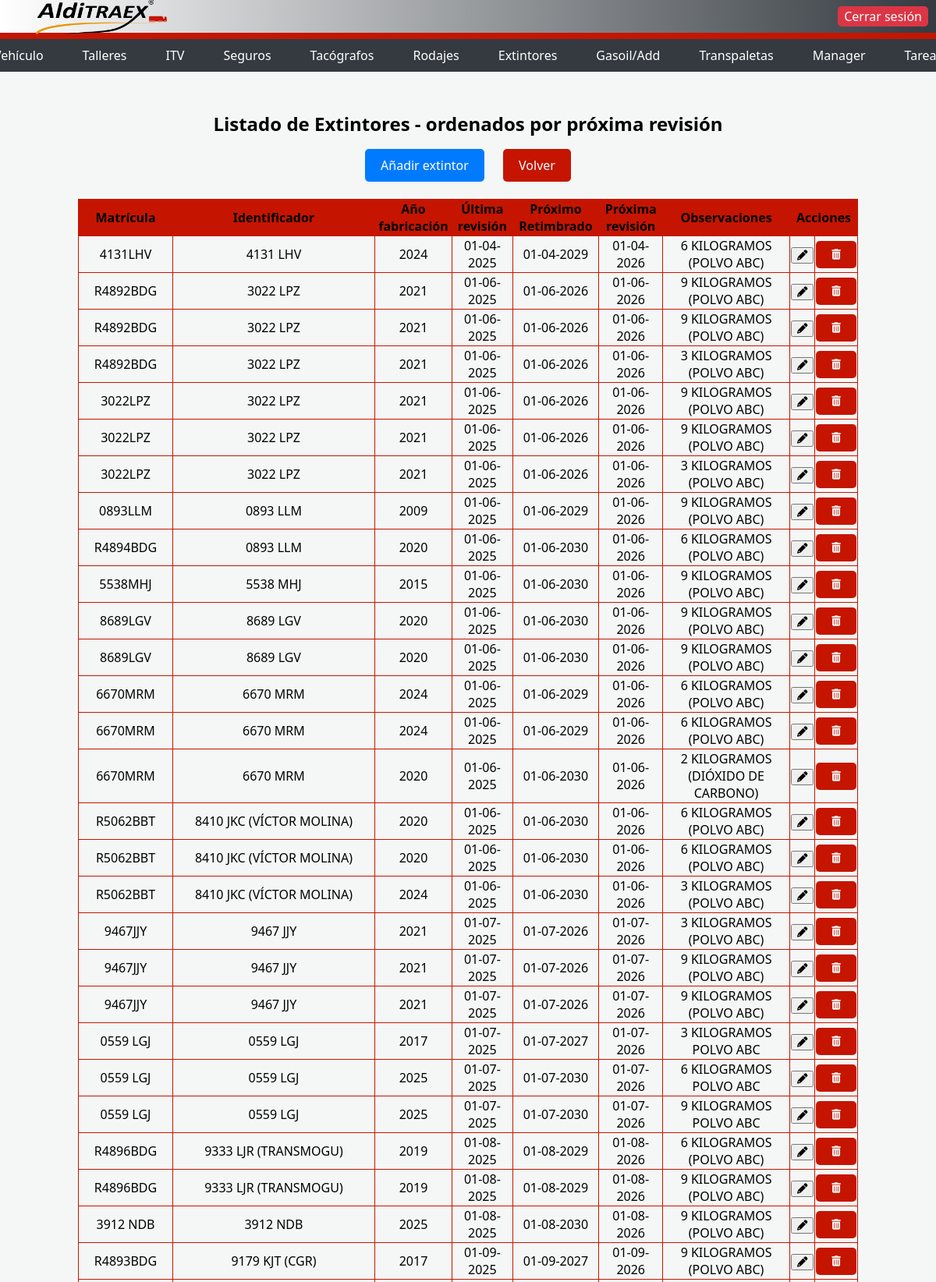
/extintores (signed in, upper part), run on the app's committed database.
### models.py (models this page shows, shortened)
class Extintor(db.Base):
    __tablename__ = "extintor"
    id = Column(Integer, primary_key=True)
    matricula = Column(String(200), ForeignKey('vehiculo.matricula'),nullable=False )
    id_ext = Column(String(200), nullable=False)
    ano_ext = Column(String(200), nullable=False)
    rev_ext = Column(DateTime, nullable=False)
    venc_ret_ext = Column(DateTime, nullable=False)
    venc_ext = Column(DateTime, nullable=False)
    obs_ext = Column(String(200))
    activo = Column(Boolean, default=False)

### extintores/extintores.py (the view)
    @app.route('/extintores')
    @login_required
    def lista_extintores():
        todos_extintores = db.session.query(Extintor).order_by(Extintor.venc_ext.asc()).all()
        return render_template('extintores.html', lista_extintores=todos_extintores)

### db.py (called while the page is built, shortened)
@event.listens_for(engine, "connect")
def _sqlite_varios_procesos(dbapi_connection, connection_record):
    cursor = dbapi_connection.cursor()
    cursor.execute("PRAGMA journal_mode=WAL")
    cursor.fetchone()
    cursor.execute("PRAGMA busy_timeout=30000")
    cursor.close()

def close_session(error=None):
    if not has_request_context():
        return

    def __getattr__(self, name):
        if has_request_context():
            if 'db_session' not in g:
                g.db_session = Session()
                logger.info("Nueva sesion de BD creada para el request")
            return getattr(g.db_session, name)
        temp_session = Session()
        try:
            return getattr(temp_session, name)
        finally:
            temp_session.close()

### main.py (called while the page is built)
def _es_almacen(username):
    return (username or '').strip().lower() == 'almacen'

@app.before_request
def aplicar_permisos_usuario():
    if not current_user.is_authenticated:
        return None
    user = (current_user.username or '').strip().lower()
    path = request.path or '/'
    if _es_almacen(user):
        if path.startswith('/static/') or path in _RUTAS_ALMACEN:
            return None
        return redirect(url_for('scanner_clientes'))
    if path == '/calidad' or path.startswith('/calidad/'):
        if not puede(user, 'calidad'):
            return redirect(url_for('portada'))
    if not tiene_restriccion(user):
        return None
    if ruta_permitida(user, path):
        return None
    return redirect(url_for('portada'))

@login_manager.user_loader
def load_user(user_id):
    return db.session.query(Usuario).filter_by(id=user_id).first()

### permisos.py (called while the page is built, shortened)
def _norm(username: str | None) -> str:
    return (username or "").strip().lower()

def _mods_uncached(username: str) -> frozenset[str] | None:
    if username == USUARIO_FIJO:
        return TODOS_MODULOS

def _mods(username: str | None) -> frozenset[str] | None:
    u = _norm(username)
    if not has_request_context():
        return _mods_uncached(u)
    cache = getattr(g, "_mods_cache", None)
    if cache is None:
        cache = {}
        g._mods_cache = cache
    if u not in cache:
        cache[u] = _mods_uncached(u)
    return cache[u]

def tiene_restriccion(username: str | None) -> bool:
    mods = _mods(username)
    if mods is None:
        return False
    return not (MODULOS_GENERAL <= mods)

### templates/extintores.html (shortened to what this page needs)
<!DOCTYPE html>
<html lang="es">
<head>
    <link rel="stylesheet" href="https://unpkg.com/swiper/swiper-bundle.min.css" />
    <link rel="stylesheet" href="https://cdnjs.cloudflare.com/ajax/libs/font-awesome/6.0.0-beta3/css/all.min.css">
    <link rel="stylesheet" href="{{ url_for('static', filename='main.css') }}">
</head>
<body>
    <div class="top-bar">
        <img src="{{ url_for('static', filename='logo.png') }}" alt="Logo de la empresa">
        <span class="top-user">{{ current_user.username }}</span>
        <a href="/logout" class="top-button">Cerrar sesión</a>
    </div>
    <div class="nav-bar">
        <a href="/vehiculos">Vehículo</a>
        <a href="/talleres">Talleres</a>
        <a href="/itv">ITV</a>
        <a href="/seguros">Seguros</a>
        <a href="/tacografos">Tacógrafos</a>
        <a href="/rodajes">Rodajes</a>
        <a href="/extintores">Extintores</a>
        <a href="/selector">Gasoil/Add</a>
        <a href="/transpaletas">Transpaletas</a>
        {% if current_user.username|lower in ['jmurillo', 'rocio', 'pserrano', 'rrodriguez'] %}
        <a href="/manager">Manager</a>
        <a href="/tareas">Tareas</a>
        {% endif %}
    </div>
    <div class="container">
        <h1>Listado de Extintores - ordenados por próxima revisión</h1>
        <a class="button" href="/formulario_extintor">Añadir extintor</a>
        <a class="button_red" href="/index">Volver</a>
        <table>
            <thead>
                <tr>
                    <th>Matrícula</th>
                    <th>Identificador</th>
                    <th>Año fabricación</th>
                    <th>Última revisión</th>
                    <th>Próximo Retimbrado</th>
                    <th>Próxima revisión</th>
                    <th>Observaciones</th>
                    <th colspan="2">Acciones</th>
                </tr>
            </thead>
            <tbody>
            {% for e in lista_extintores %}
                <tr>
                    <td>{{ e.matricula }}</td>
                    <td>{{ e.id_ext }}</td>
                    <td>{{ e.ano_ext }}</td>
                    <td>{{ e.rev_ext.strftime('%d-%m-%Y') }}</td>
                    <td>{{ e.venc_ret_ext.strftime('%d-%m-%Y') }}</td>
                    <td>{{ e.venc_ext.strftime('%d-%m-%Y') }}</td>
                    <td title="{{ e.obs_ext|e }}">{{ e.obs_ext }}</td>
                    <td><a href="form_editar_extintor/{{ e.id }}" target="_blank">
                        <button type="submit" class="boton-editar"><i class="fas fa-pencil"></i></button>
                    </a></td>
                    {% if current_user.username == "jmurillo" or current_user.username == "javimurillo" %}
                    <td>
                        <form action="/borrar_extintor/{{ e.id }}" method="POST">
                            <button type="submit" class="boton-borrar"><i class="fas fa-trash-alt"></i></button>
                        </form>
                    </td>
                    {% else %}
                    <td></td>
                    {% endif %}
                </tr>
            {% endfor %}
            </tbody>
        </table>
        <br>
    </div>
</body>
</html>

### static/main.css (style rules this page uses)
body { font-family: Arial, sans-serif; margin: 0; padding: 0; background-color: white; width: 100%; height: 50vh; height: 100vh; }
.top-bar { background-color: white; height: 140px; width: 100%; display: flex; justify-content: center; align-items: center; border-bottom: 8px solid #c51500; }
.top-button { position: absolute; top: 100; right: 0; margin: 10px; }
.top-user { position: absolute; top: 0; right: 0; margin: 10px; }
.container { text-align: center; margin-top: 50px; justify-content: center; }
img { width: 400px; height: 120px; }
h1 { margin-top: 20px; font-size: 24px; }
.button { display: inline-block; padding: 10px 20px; margin: 0 10px; background-color: #007bff; color: #fff; text-decoration: none; border-radius: 5px; }
.button_red { display: inline-block; padding: 10px 20px; margin: 0 10px; background-color: #c51500; color: #fff; text-decoration: none; border-radius: 5px; }
tbody { text-align: center; margin-top: 50px; justify-content: center; }
table { text-align: center; margin-top: 50px; justify-content: center; margin: 0 auto; border: 1px solid black; border-collapse: collapse; width: 1000px }
td { text-align: center; margin-top: 50px; justify-content: center; margin: 10 auto; border: 1px solid black; border-collapse: collapse; margin-left: 10px; }
th { text-align: center; margin-top: 50px; justify-content: center; margin: 10 auto; border: 1px solid black; border-collapse: collapse; background-color: #c51500; }
.boton-borrar { background-color: #c51500; color: white; border: none; padding: 10px 20px; cursor: pointer; border-radius: 5px; }
td, th { border: 1px solid #c51500; }

### templates/extintores.html (style rules this page uses)
body { font-family: 'Segoe UI', Tahoma, Geneva, Verdana, sans-serif; background-color: #f4f7f6; margin: 0; padding: 0; }
.top-bar { display: flex; justify-content: space-between; align-items: center; padding: 2px 30px; background: linear-gradient(to right, #ffffff, #343a40); color: white; height: 50px; box-sizing: border-box; }
.top-bar img { width: 200px; height: 45px; object-fit: contain; }
.top-user { font-weight: bold; font-size: 14px; margin-left: auto; margin-right: 20px; }
.top-button { padding: 2px 8px; background-color: #dc3545; color: white; text-decoration: none; border-radius: 5px; transition: background-color 0.3s; }
.nav-bar { background-color: #343a40; padding: 5px 30px; display: flex; justify-content: center; gap: 20px; }
.nav-bar a { color: white; text-decoration: none; font-size: 16px; padding: 5px 15px; border-radius: 5px; transition: background-color 0.3s; }

### data on the page
Extintor: matricula "4131LHV", id_ext "4131 LHV", ano_ext "2024", rev_ext "01-04-2025", venc_ret_ext "01-04-2029", venc_ext "01-04-2026", obs_ext "6 KILOGRAMOS (POLVO ABC)"
Extintor: matricula "R4892BDG", id_ext "3022 LPZ", ano_ext "2021", rev_ext "01-06-2025", venc_ret_ext "01-06-2026", venc_ext "01-06-2026", obs_ext "9 KILOGRAMOS (POLVO ABC)"
Extintor: matricula "R4892BDG", id_ext "3022 LPZ", ano_ext "2021", rev_ext "01-06-2025", venc_ret_ext "01-06-2026", venc_ext "01-06-2026", obs_ext "9 KILOGRAMOS (POLVO ABC)"
Extintor: matricula "R4892BDG", id_ext "3022 LPZ", ano_ext "2021", rev_ext "01-06-2025", venc_ret_ext "01-06-2026", venc_ext "01-06-2026", obs_ext "3 KILOGRAMOS (POLVO ABC)"
Extintor: matricula "3022LPZ", id_ext "3022 LPZ", ano_ext "2021", rev_ext "01-06-2025", venc_ret_ext "01-06-2026", venc_ext "01-06-2026", obs_ext "9 KILOGRAMOS (POLVO ABC)"
Extintor: matricula "3022LPZ", id_ext "3022 LPZ", ano_ext "2021", rev_ext "01-06-2025", venc_ret_ext "01-06-2026", venc_ext "01-06-2026", obs_ext "9 KILOGRAMOS (POLVO ABC)"
Extintor: matricula "3022LPZ", id_ext "3022 LPZ", ano_ext "2021", rev_ext "01-06-2025", venc_ret_ext "01-06-2026", venc_ext "01-06-2026", obs_ext "3 KILOGRAMOS (POLVO ABC)"
Extintor: matricula "0893LLM", id_ext "0893 LLM", ano_ext "2009", rev_ext "01-06-2025", venc_ret_ext "01-06-2029", venc_ext "01-06-2026", obs_ext "9 KILOGRAMOS (POLVO ABC)"
Extintor: matricula "R4894BDG", id_ext "0893 LLM", ano_ext "2020", rev_ext "01-06-2025", venc_ret_ext "01-06-2030", venc_ext "01-06-2026", obs_ext "6 KILOGRAMOS (POLVO ABC)"
Extintor: matricula "5538MHJ", id_ext "5538 MHJ", ano_ext "2015", rev_ext "01-06-2025", venc_ret_ext "01-06-2030", venc_ext "01-06-2026", obs_ext "9 KILOGRAMOS (POLVO ABC)"
Extintor: matricula "8689LGV", id_ext "8689 LGV", ano_ext "2020", rev_ext "01-06-2025", venc_ret_ext "01-06-2030", venc_ext "01-06-2026", obs_ext "9 KILOGRAMOS (POLVO ABC)"
Extintor: matricula "8689LGV", id_ext "8689 LGV", ano_ext "2020", rev_ext "01-06-2025", venc_ret_ext "01-06-2030", venc_ext "01-06-2026", obs_ext "9 KILOGRAMOS (POLVO ABC)"
Extintor: matricula "6670MRM", id_ext "6670 MRM", ano_ext "2024", rev_ext "01-06-2025", venc_ret_ext "01-06-2029", venc_ext "01-06-2026", obs_ext "6 KILOGRAMOS (POLVO ABC)"
Extintor: matricula "6670MRM", id_ext "6670 MRM", ano_ext "2024", rev_ext "01-06-2025", venc_ret_ext "01-06-2029", venc_ext "01-06-2026", obs_ext "6 KILOGRAMOS (POLVO ABC)"
Extintor: matricula "6670MRM", id_ext "6670 MRM", ano_ext "2020", rev_ext "01-06-2025", venc_ret_ext "01-06-2030", venc_ext "01-06-2026", obs_ext "2 KILOGRAMOS (DIÓXIDO DE CARBONO)"
Extintor: matricula "R5062BBT", id_ext "8410 JKC (VÍCTOR MOLINA)", ano_ext "2020", rev_ext "01-06-2025", venc_ret_ext "01-06-2030", venc_ext "01-06-2026", obs_ext "6 KILOGRAMOS (POLVO ABC)"
Extintor: matricula "R5062BBT", id_ext "8410 JKC (VÍCTOR MOLINA)", ano_ext "2020", rev_ext "01-06-2025", venc_ret_ext "01-06-2030", venc_ext "01-06-2026", obs_ext "6 KILOGRAMOS (POLVO ABC)"
Extintor: matricula "R5062BBT", id_ext "8410 JKC (VÍCTOR MOLINA)", ano_ext "2024", rev_ext "01-06-2025", venc_ret_ext "01-06-2030", venc_ext "01-06-2026", obs_ext "3 KILOGRAMOS (POLVO ABC)"
Extintor: matricula "9467JJY", id_ext "9467 JJY", ano_ext "2021", rev_ext "01-07-2025", venc_ret_ext "01-07-2026", venc_ext "01-07-2026", obs_ext "3 KILOGRAMOS (POLVO ABC)"
Extintor: matricula "9467JJY", id_ext "9467 JJY", ano_ext "2021", rev_ext "01-07-2025", venc_ret_ext "01-07-2026", venc_ext "01-07-2026", obs_ext "9 KILOGRAMOS (POLVO ABC)"
Extintor: matricula "9467JJY", id_ext "9467 JJY", ano_ext "2021", rev_ext "01-07-2025", venc_ret_ext "01-07-2026", venc_ext "01-07-2026", obs_ext "9 KILOGRAMOS (POLVO ABC)"
Extintor: matricula "0559 LGJ", id_ext "0559 LGJ", ano_ext "2017", rev_ext "01-07-2025", venc_ret_ext "01-07-2027", venc_ext "01-07-2026", obs_ext "3 KILOGRAMOS POLVO ABC"
Extintor: matricula "0559 LGJ", id_ext "0559 LGJ", ano_ext "2025", rev_ext "01-07-2025", venc_ret_ext "01-07-2030", venc_ext "01-07-2026", obs_ext "6 KILOGRAMOS POLVO ABC"
Extintor: matricula "0559 LGJ", id_ext "0559 LGJ", ano_ext "2025", rev_ext "01-07-2025", venc_ret_ext "01-07-2030", venc_ext "01-07-2026", obs_ext "9 KILOGRAMOS POLVO ABC"
Extintor: matricula "R4896BDG", id_ext "9333 LJR (TRANSMOGU)", ano_ext "2019", rev_ext "01-08-2025", venc_ret_ext "01-08-2029", venc_ext "01-08-2026", obs_ext "6 KILOGRAMOS (POLVO ABC)"
Extintor: matricula "R4896BDG", id_ext "9333 LJR (TRANSMOGU)", ano_ext "2019", rev_ext "01-08-2025", venc_ret_ext "01-08-2029", venc_ext "01-08-2026", obs_ext "9 KILOGRAMOS (POLVO ABC)"
Extintor: matricula "3912 NDB", id_ext "3912 NDB", ano_ext "2025", rev_ext "01-08-2025", venc_ret_ext "01-08-2030", venc_ext "01-08-2026", obs_ext "9 KILOGRAMOS (POLVO ABC)"
Extintor: matricula "R4893BDG", id_ext "9179 KJT (CGR)", ano_ext "2017", rev_ext "01-09-2025", venc_ret_ext "01-09-2027", venc_ext "01-09-2026", obs_ext "9 KILOGRAMOS (POLVO ABC)"
